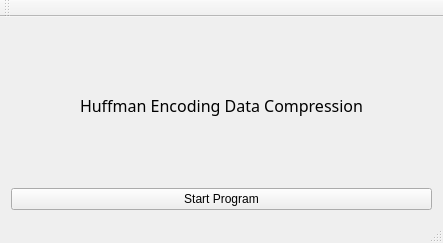
<?xml version="1.0" encoding="UTF-8"?>
<ui version="4.0">
 <class>MainWindow</class>
 <widget class="QMainWindow" name="MainWindow">
  <property name="geometry">
   <rect>
    <x>0</x>
    <y>0</y>
    <width>443</width>
    <height>243</height>
   </rect>
  </property>
  <property name="windowTitle">
   <string>MainWindow</string>
  </property>
  <widget class="QWidget" name="centralWidget">
   <layout class="QVBoxLayout" name="verticalLayout_2">
    <item>
     <layout class="QVBoxLayout" name="verticalLayout">
      <item>
       <widget class="QLabel" name="label">
        <property name="font">
         <font>
          <family>UD Digi Kyokasho NP-B</family>
          <pointsize>12</pointsize>
         </font>
        </property>
        <property name="text">
         <string>Huffman Encoding Data Compression</string>
        </property>
        <property name="alignment">
         <set>Qt::AlignCenter</set>
        </property>
       </widget>
      </item>
     </layout>
    </item>
    <item>
     <widget class="QPushButton" name="pushButton">
      <property name="text">
       <string>Start Program</string>
      </property>
     </widget>
    </item>
   </layout>
  </widget>
  <widget class="QToolBar" name="mainToolBar">
   <attribute name="toolBarArea">
    <enum>TopToolBarArea</enum>
   </attribute>
   <attribute name="toolBarBreak">
    <bool>false</bool>
   </attribute>
  </widget>
  <widget class="QStatusBar" name="statusBar"/>
  <widget class="QMenuBar" name="menuBar">
   <property name="geometry">
    <rect>
     <x>0</x>
     <y>0</y>
     <width>443</width>
     <height>26</height>
    </rect>
   </property>
  </widget>
 </widget>
 <layoutdefault spacing="6" margin="11"/>
 <resources/>
 <connections/>
</ui>
